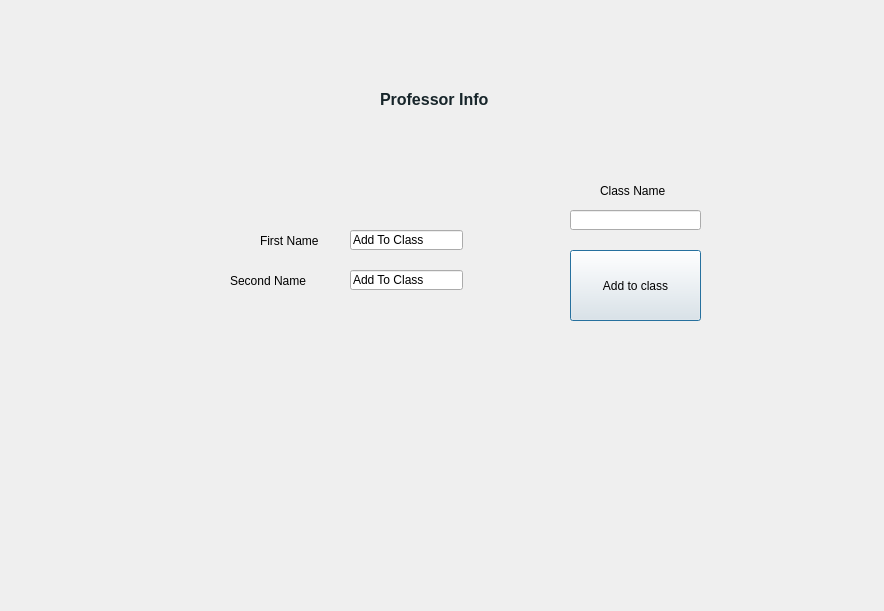
<?xml version="1.0" encoding="UTF-8"?>
<ui version="4.0">
 <class>addprofessortoclass</class>
 <widget class="QDialog" name="addprofessortoclass">
  <property name="enabled">
   <bool>true</bool>
  </property>
  <property name="geometry">
   <rect>
    <x>0</x>
    <y>0</y>
    <width>884</width>
    <height>611</height>
   </rect>
  </property>
  <property name="windowTitle">
   <string>Dialog</string>
  </property>
  <widget class="QPushButton" name="submit_button">
   <property name="geometry">
    <rect>
     <x>570</x>
     <y>250</y>
     <width>131</width>
     <height>71</height>
    </rect>
   </property>
   <property name="text">
    <string>Add to class</string>
   </property>
  </widget>
  <widget class="QLabel" name="label">
   <property name="geometry">
    <rect>
     <x>600</x>
     <y>180</y>
     <width>101</width>
     <height>21</height>
    </rect>
   </property>
   <property name="text">
    <string>Class Name</string>
   </property>
  </widget>
  <widget class="QLineEdit" name="clasname">
   <property name="geometry">
    <rect>
     <x>570</x>
     <y>210</y>
     <width>131</width>
     <height>20</height>
    </rect>
   </property>
  </widget>
  <widget class="QLabel" name="info_label">
   <property name="geometry">
    <rect>
     <x>380</x>
     <y>90</y>
     <width>141</width>
     <height>41</height>
    </rect>
   </property>
   <property name="text">
    <string>&lt;html&gt;&lt;head/&gt;&lt;body&gt;&lt;p&gt;&lt;span style=&quot; font-size:12pt; font-weight:700; color:#17252a;&quot;&gt;Professor Info&lt;/span&gt;&lt;/p&gt;&lt;p&gt;&lt;br/&gt;&lt;/p&gt;&lt;/body&gt;&lt;/html&gt;</string>
   </property>
  </widget>
  <widget class="QLabel" name="firstname_label">
   <property name="geometry">
    <rect>
     <x>260</x>
     <y>230</y>
     <width>71</width>
     <height>21</height>
    </rect>
   </property>
   <property name="text">
    <string>First Name </string>
   </property>
  </widget>
  <widget class="QLineEdit" name="firstname_text">
   <property name="geometry">
    <rect>
     <x>350</x>
     <y>230</y>
     <width>113</width>
     <height>20</height>
    </rect>
   </property>
   <property name="text">
    <string>Add To Class</string>
   </property>
  </widget>
  <widget class="QLineEdit" name="secondname_text">
   <property name="geometry">
    <rect>
     <x>350</x>
     <y>270</y>
     <width>113</width>
     <height>20</height>
    </rect>
   </property>
   <property name="text">
    <string>Add To Class</string>
   </property>
  </widget>
  <widget class="QLabel" name="secondname_label">
   <property name="geometry">
    <rect>
     <x>230</x>
     <y>270</y>
     <width>111</width>
     <height>21</height>
    </rect>
   </property>
   <property name="text">
    <string>Second Name </string>
   </property>
  </widget>
 </widget>
 <resources/>
 <connections/>
</ui>
